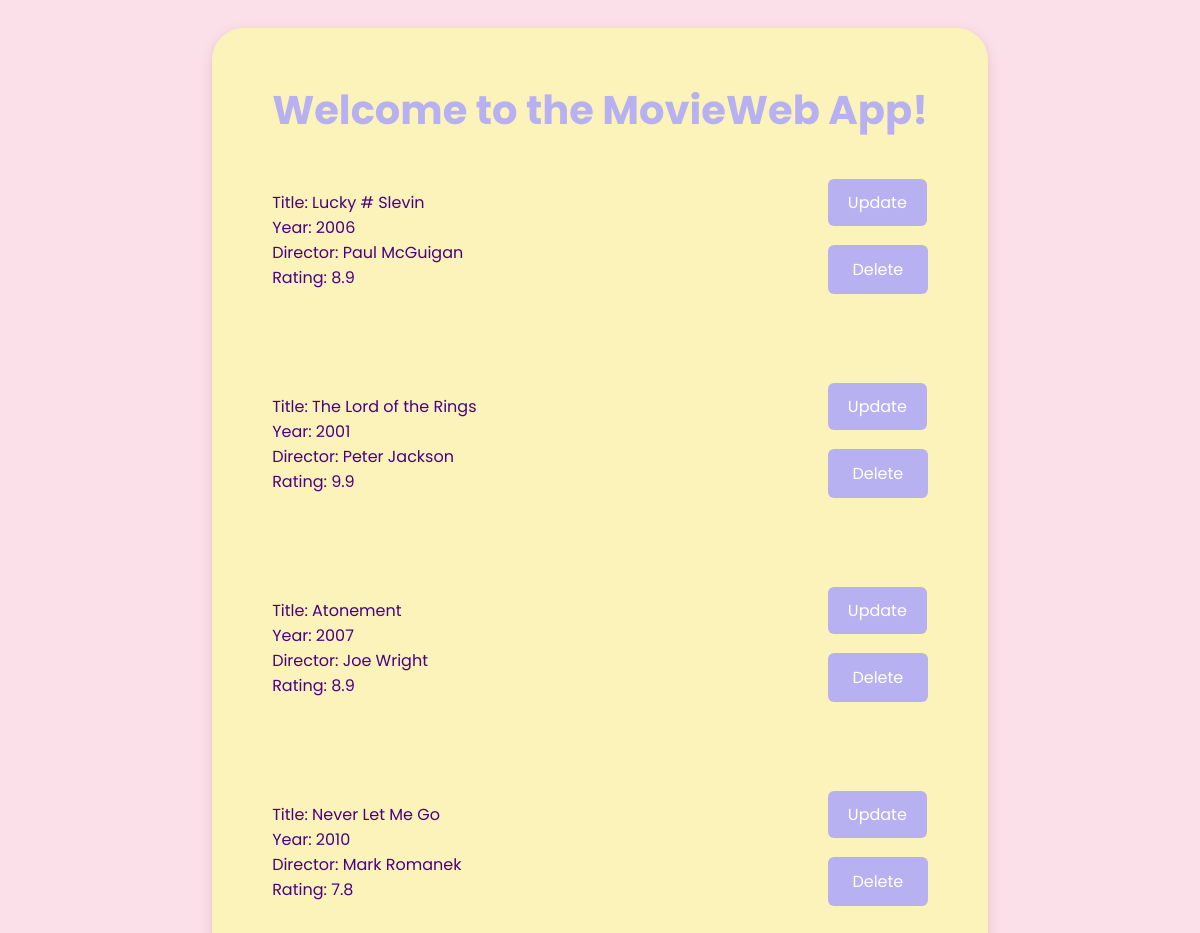
Before: / with the older database file.
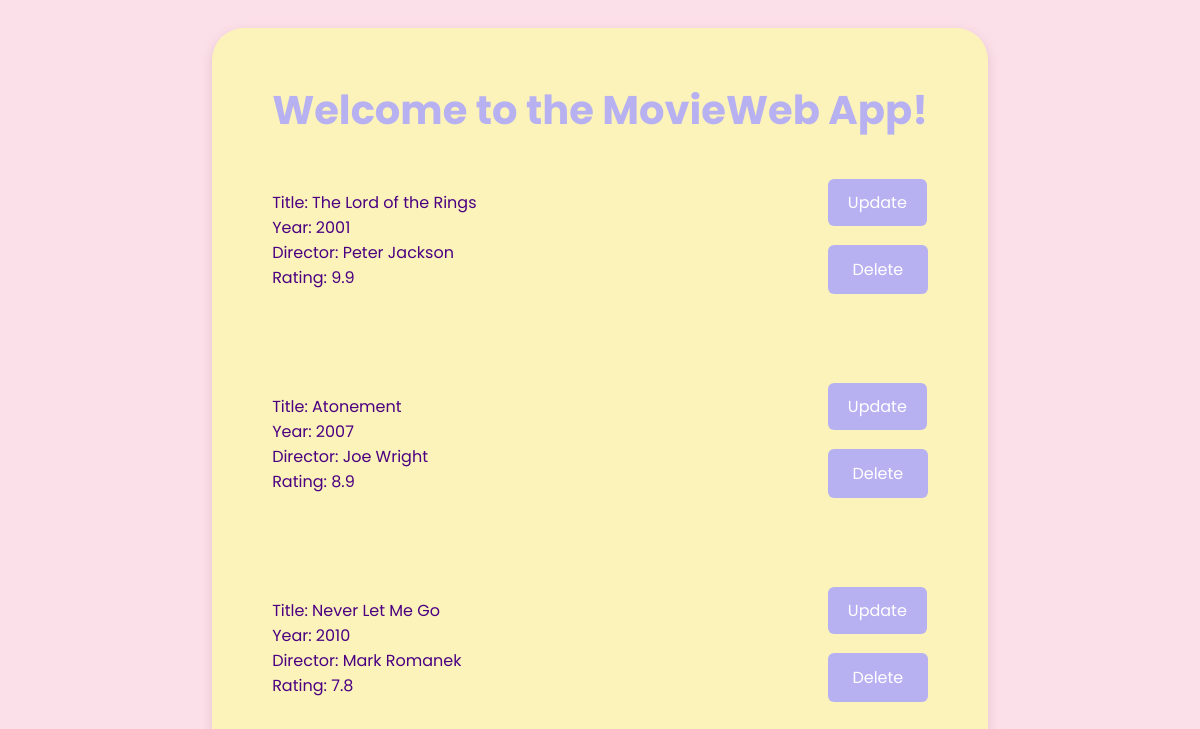
After: the same page with the newer database file.
### datamanager/data_models.py (models this page shows, shortened)
class Movie(db.Model):
    __tablename__ = "movies"
    id = Column(Integer, primary_key=True, autoincrement=True)
    name = Column(String)
    director = Column(String)
    year = Column(Integer)
    rating = Column (Float)

### app.py (the view)
@app.route('/')
def home():
    movies = data_manager.get_all_movies()
    return render_template('index.html', movies=movies)

### datamanager/sqlite_data_manager.py (called while the page is built)
    def get_all_movies(self):
        movies = self.models.Movie.query.all()
        return movies

### templates/index.html (shortened to what this page needs)
<!DOCTYPE html>
<html lang="en">
<head>
    <link rel="stylesheet" href="/static/styles.css">
</head>
<body>
<main>
    <h1>Welcome to the MovieWeb App!</h1>
    <div>
        <ul>
            {% for movie in movies %}
            <li>
                <div>
                    Title: {{ movie.name }} <br>
                    Year: {{ movie.year }} <br>
                    Director: {{ movie.director }} <br>
                    Rating: {{ movie.rating }} <br>
                </div>
                <div id="update-delete">
                    <a href="/update_movie" id="update-button">Update</a>
                    <form method="POST"
                          action="{{ url_for('delete_movie', movie_id=movie.id) }}">
                        <button type="submit">Delete</button>
                    </form>
                </div>
            </li>
            {% endfor %}
        </ul>
    </div>
</main>
</body>
</html>

### static/styles.css (style rules this page uses)
body { background-color: #FBE0E9; font-family: 'Poppins', sans-serif; color: #4B0082; display: flex; justify-content: center; }
main { background-color: #FBF3B9; border-radius: 2rem; padding: 25px 60px; margin: 20px; box-shadow: 0 4px 12px rgba(200, 150, 160, 0.4); }
h1 { font-family: 'Poppins', sans-serif; font-weight: bold; font-size: 2.5em; color: #B7B1F2; text-align: center; margin-bottom: 50px; }
ul { padding: 0; list-style-type: none; }
li { margin-bottom: 20px; color: #4B0082; }
form { margin-top: 30px; text-align: center; }
#update-button, form button { text-decoration: none; width: 100px; padding: 12px 20px; background-color: #B7B1F2; color: white; border: none; border-radius: 6px; cursor: pointer; font-size: 1em; font-family: 'Poppins', sans-serif; }
li { display: flex; justify-content: space-between; margin-bottom: 100px; }

Changed rows visible on the page:
removed Movie: name "Lucky # Slevin", year "2006", director "Paul McGuigan", rating "8.9"
